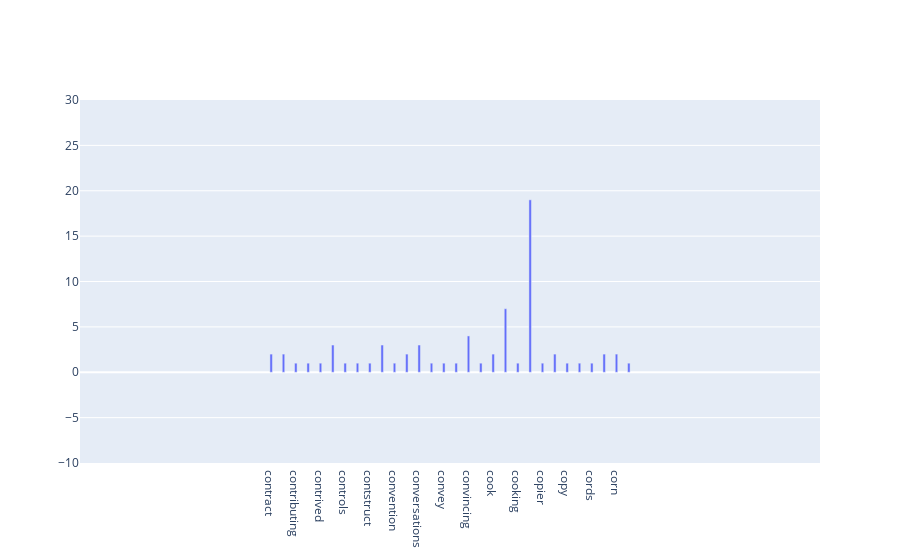

Source (notebook cell):
### Markdown cell above
### >>> **Exercise 13 (take home):**
If you want a nicer interactive visualization here, I would encourage you try to install and use plotly to achieve this.

### Code cell
# Answer here
import plotly.graph_objs as go
terms =  list(count_vect.get_feature_names()[1000:1030])
times = list(term_frequencies[1000:1030])
width_list = [0.2 for i in range(300)]

data = [go.Bar(
               x = terms,
               y = times,
               width=width_list)]
fig = go.Figure(data=data)
fig.show()

### Figure 1 — Plotly figure (JSON) as saved in the notebook; plotly's stock layout.template omitted (floating-point values rounded to 4 significant figures; data arrays with more than 128 entries replaced by an {"elided": "..."} marker saying what was removed)
{"data": [{"type": "bar", "width": {"elided": "300 float values"}, "x": ["contract", "contrast", "contributing", "contributory", "contrived", "control", "controls", "controversy", "contstruct", "convenient", "convention", "conversation", "conversations", "converter", "convey", "convince", "convincing", "convoluted", "cook", "cooked", "cooking", "cool", "copier", "coppola", "copy", "corded", "cords", "core", "corn", "corny"], "y": [2, 2, 1, 1, 1, 3, 1, 1, 1, 3, 1, 2, 3, 1, 1, 1, 4, 1, 2, 7, 1, 19, 1, 2, 1, 1, 1, 2, 2, 1]}], "layout": {"autosize": true, "xaxis": {"autorange": false, "range": [-15.5, 44.5], "type": "category"}, "yaxis": {"autorange": false, "range": [-10, 30], "type": "linear"}}}
